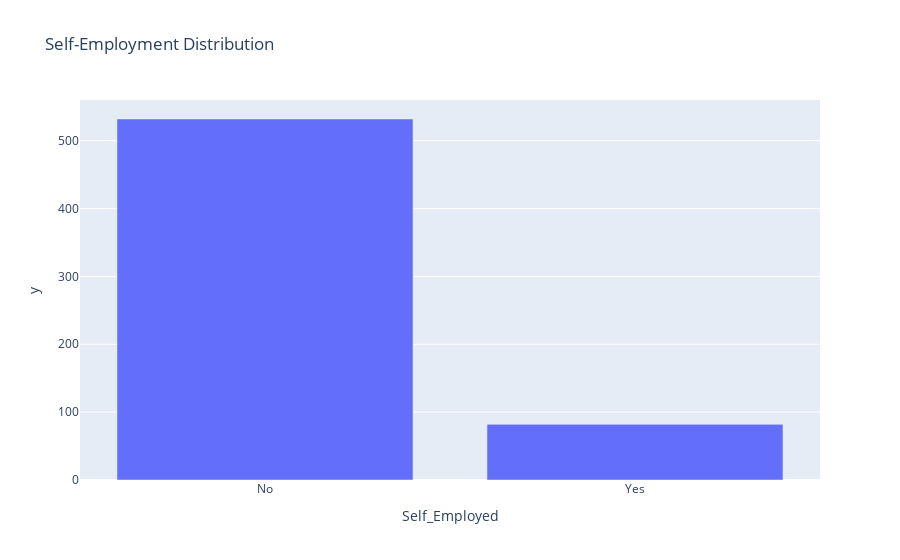

The notebook cell saved with this chart:
### Code cell
# distribution of the self-employment column
self_employed_count = loan['Self_Employed'].value_counts()
fig_self_employed = px.bar(self_employed_count, 
                           x=self_employed_count.index, 
                           y=self_employed_count.values, 
                           title='Self-Employment Distribution')
fig_self_employed.show()

### Figure 1 — Plotly figure (JSON) as saved in the notebook; plotly's stock layout.template omitted (floating-point values rounded to 4 significant figures)
{"data": [{"alignmentgroup": "True", "hovertemplate": "Self_Employed=%{x}<br>y=%{y}<extra></extra>", "legendgroup": "", "marker": {"color": "#636efa", "pattern": {"shape": ""}}, "name": "", "offsetgroup": "", "orientation": "v", "showlegend": false, "textposition": "auto", "type": "bar", "x": ["No", "Yes"], "xaxis": "x", "y": [532, 82], "yaxis": "y"}], "layout": {"barmode": "relative", "legend": {"tracegroupgap": 0}, "title": {"text": "Self-Employment Distribution"}, "xaxis": {"anchor": "y", "domain": [0, 1], "title": {"text": "Self_Employed"}}, "yaxis": {"anchor": "x", "domain": [0, 1], "title": {"text": "y"}}}}
